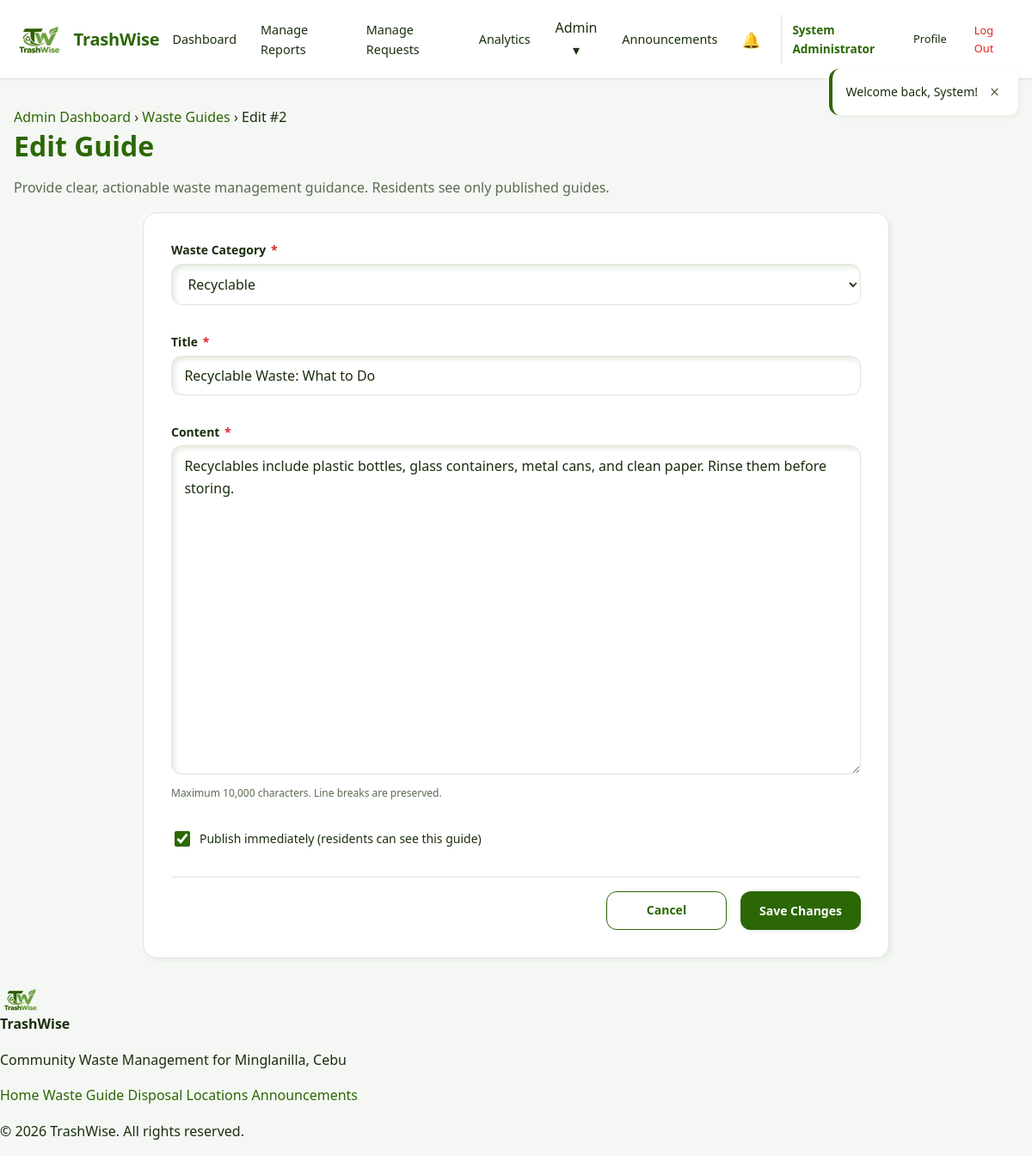
Page /modules/guides/edit-guide.php?id=2 (signed in) on the committed database.
### tables this page shows
CREATE TABLE waste_guides (
    guide_id     INT UNSIGNED NOT NULL AUTO_INCREMENT,
    category_id  INT UNSIGNED NOT NULL,
    created_by   INT UNSIGNED NOT NULL,
    title        VARCHAR(255) NOT NULL,
    content      TEXT         NOT NULL,
    is_published TINYINT(1)   NOT NULL DEFAULT 1,
    created_at   DATETIME     NOT NULL DEFAULT CURRENT_TIMESTAMP,
    updated_at   DATETIME     NOT NULL DEFAULT CURRENT_TIMESTAMP
                              ON UPDATE CURRENT_TIMESTAMP,
    PRIMARY KEY (guide_id),
    KEY idx_guides_category (category_id),
    KEY idx_guides_published (is_published),
    CONSTRAINT fk_guides_category
        FOREIGN KEY (category_id) REFERENCES waste_categories(category_id)
        ON DELETE RESTRICT ON UPDATE CASCADE,
    CONSTRAINT fk_guides_user
        FOREIGN KEY (created_by) REFERENCES users(user_id)
        ON DELETE RESTRICT ON UPDATE CASCADE
);

CREATE TABLE waste_categories (
    category_id   INT UNSIGNED NOT NULL AUTO_INCREMENT,
    category_name VARCHAR(100) NOT NULL,
    description   TEXT         DEFAULT NULL,
    color_code    VARCHAR(20)  DEFAULT NULL,
    PRIMARY KEY (category_id),
    UNIQUE KEY uq_category_name (category_name)
);

### includes/functions.php (called while the page is built, shortened)
<?php
require_once __DIR__ . '/../config/database.php';
function e($value): string
{
    return htmlspecialchars((string) $value, ENT_QUOTES | ENT_SUBSTITUTE, 'UTF-8');
}
function input_int(string $key, string $method = 'POST', int $default = 0): int
{
    $source = $method === 'GET' ? $_GET : $_POST;
    return isset($source[$key]) ? (int) $source[$key] : $default;
}
function get_waste_categories(): array
{
    return db_all("
        SELECT category_id, category_name, description, color_code
          FROM waste_categories
         ORDER BY category_id ASC
    ");
}

### config/database.php (called while the page is built, shortened)
<?php
function db(): PDO
{
    static $pdo = null;
    if ($pdo instanceof PDO) {
        return $pdo;
    }
    $dsn = sprintf(
        'mysql:host=%s;dbname=%s;charset=%s',
        DB_HOST,
        DB_NAME,
        DB_CHARSET
    );
    $options = [
        PDO::ATTR_ERRMODE            => PDO::ERRMODE_EXCEPTION,
        PDO::ATTR_DEFAULT_FETCH_MODE => PDO::FETCH_ASSOC,
        PDO::ATTR_EMULATE_PREPARES   => false,
        PDO::ATTR_PERSISTENT         => false,
        PDO::ATTR_STRINGIFY_FETCHES  => false,
    ];
    try {
        $pdo = new PDO($dsn, DB_USER, DB_PASS, $options);
    } catch (PDOException $e) {
        error_log('[TrashWise DB] ' . $e->getMessage());
        if (!headers_sent()) {
            http_response_code(500);
        }
        if (APP_DEBUG) {
            exit('Database connection failed: ' . htmlspecialchars($e->getMessage(), ENT_QUOTES, 'UTF-8'));
        }
        exit('A database error occurred. Please try again later.');
    }
    return $pdo;
}
function db_query(string $sql, array $params = []): PDOStatement
{
    $stmt = db()->prepare($sql);
    $stmt->execute($params);
    return $stmt;
}
function db_one(string $sql, array $params = []): ?array
{
    $row = db_query($sql, $params)->fetch();
    return $row === false ? null : $row;
}
function db_all(string $sql, array $params = []): array
{
    return db_query($sql, $params)->fetchAll();
}

### modules/guides/edit-guide.php (the view, shortened to what this page needs)
<?php
require_once __DIR__ . '/../../config/database.php';
require_once __DIR__ . '/../../includes/functions.php';
$editId = input_int('id', 'GET');
$isEdit = $editId > 0;
$guide = null;
if ($isEdit) {
    $guide = db_one("
        SELECT guide_id, category_id, created_by, title, content,
               is_published, created_at, updated_at
          FROM waste_guides
         WHERE guide_id = ?
         LIMIT 1
    ", [$editId]);
}
$categories = get_waste_categories();
$old = $_SESSION['old_edit_guide'] ?? [];
$val = function (string $key, $default = '') use ($old, $guide) {
    if (array_key_exists($key, $old)) return $old[$key];
    if ($guide !== null && isset($guide[$key])) return $guide[$key];
    return $default;
};
require_once __DIR__ . '/../../includes/header.php';
?>
<section class="container page-header">
    <nav class="breadcrumb" aria-label="Breadcrumb">
        <a href="<?= e(BASE_URL) ?>/modules/administration/dashboard.php">Admin Dashboard</a>
        <span aria-hidden="true">›</span>
        <a href="<?= e(BASE_URL) ?>/modules/guides/manage-guides.php">Waste Guides</a>
        <span aria-hidden="true">›</span>
        <span aria-current="page"><?= $isEdit ? 'Edit #' . (int) $editId : 'New Guide' ?></span>
    </nav>
    <h1 class="page-title">
        <?= $isEdit ? 'Edit Guide' : 'Create Waste Guide' ?>
    </h1>
    <p class="text-muted">
        Provide clear, actionable waste management guidance. Residents see only published guides.
    </p>
</section>
<section class="container edit-guide">
    <form action="<?= e(BASE_URL) ?>/actions/guides/save-guide.php"
          method="post" id="editGuideForm" novalidate>
        <div class="form-group">
            <label class="form-label" for="category_id">Waste Category <span class="required">*</span></label>
            <select class="form-select" id="category_id" name="category_id" required>
                <?php foreach ($categories as $c): ?>
                    <option value="<?= (int) $c['category_id'] ?>"
                        <?= ((int) $val('category_id')) === (int) $c['category_id'] ? 'selected' : '' ?>>
                        <?= e($c['category_name']) ?>
                    </option>
                <?php endforeach; ?>
            </select>
            <span class="form-error" data-error-for="category_id"></span>
        </div>
        <div class="form-group">
            <label class="form-label" for="title">Title <span class="required">*</span></label>
            <input type="text" class="form-control" id="title" name="title"
                   maxlength="255" required
                   placeholder="e.g. How to Handle Biodegradable Waste"
                   value="<?= e($val('title')) ?>">
            <span class="form-error" data-error-for="title"></span>
        </div>
        <div class="form-group">
            <label class="form-label" for="content">Content <span class="required">*</span></label>
            <textarea class="form-textarea" id="content" name="content"
                      rows="14" maxlength="10000" required
                      placeholder="Describe the proper handling of this type of waste."><?= e($val('content')) ?></textarea>
            <span class="form-hint">Maximum 10,000 characters. Line breaks are preserved.</span>
            <span class="form-error" data-error-for="content"></span>
        </div>
        <div class="form-group">
            <label class="checkbox-label">
                <input type="checkbox" name="is_published" value="1"
                       <?= ((int) $val('is_published', 1)) === 1 ? 'checked' : '' ?>>
                <span>Publish immediately (residents can see this guide)</span>
            </label>
        </div>
        <div class="form-actions">
            <a href="<?= e(BASE_URL) ?>/modules/guides/manage-guides.php"
               class="btn btn-outline">Cancel</a>
            <button type="submit" class="btn btn-primary" id="saveGuideBtn">
                <?= $isEdit ? 'Save Changes' : 'Create Guide' ?>
            </button>
        </div>
    </form>
</section>
<?php require_once __DIR__ . '/../../includes/footer.php'; ?>

### assets/css/global.css (style rules this page uses)
:root { --tw-primary: #2C6705; --tw-primary-hover: #245504; --tw-primary-light: #e8f0e3; --tw-secondary: #6BA24B; --tw-secondary-hover:#5a8f3e; --tw-secondary-light:#f0f6ec; --tw-white: #FFFFFF; --tw-bg: #f5f7f4; --tw-surface: #FFFFFF; --tw-border: #e0e5dc; --tw-text: #1a2e0f; --tw-text-muted: #5a6b52; --tw-text-light: #8a9a82; --tw-pending: #d97706; --tw-progress: #2563eb; --tw-verified: #2C6705; --tw-resolved: #2C6705; --tw-rejected: #dc2626; --tw-shadow-light: #ffffff; --tw-shadow-dark: rgba(44, 103, 5, 0.14); --tw-shadow-raised: 4px 4px 10px var(--tw-shadow-dark), -4px -4px 10px var(--tw-shadow-light); --tw-shadow-flat: 2px 2px 6px rgba(44, 103, 5, 0.08), -2px -2px 6px rgba(255, 255, 255, 0.9); --tw-shadow-inset: inset 3px 3px 6px var(--tw-shadow-dark), inset -3px -3px 6px var(--tw-shadow-light); --tw-radius-sm: 8px; --tw-radius-md: 12px; --tw-radius-lg: 16px; --tw-radius-full: 9999px; --tw-space-xs: 0.25rem; --tw-space-sm: 0.5rem; --tw-space-md: 1rem; --tw-space-lg: 1.5rem; --tw-space-xl: 2rem; --tw-space-2xl: 3rem; --tw-font: 'Segoe UI', system-ui, -apple-system, Roboto, Helvetica, Arial, sans-serif; --tw-text-xs: 0.75rem; --tw-text-sm: 0.875rem; --tw-text-base: 1rem; --tw-text-lg: 1.125rem; --tw-text-xl: 1.25rem; --tw-text-2xl: 1.5rem; --tw-text-3xl: 2rem; --tw-transition: 200ms ease; }
*, *::before, *::after { box-sizing: border-box; }
html { scroll-behavior: smooth; }
body { margin: 0; font-family: var(--tw-font); font-size: var(--tw-text-base); line-height: 1.6; color: var(--tw-text); background-color: var(--tw-bg); -webkit-font-smoothing: antialiased; }
a { color: var(--tw-primary); text-decoration: none; transition: color var(--tw-transition); }
button { font-family: inherit; cursor: pointer; }
.container { width: 100%; max-width: 1200px; margin: 0 auto; padding: 0 var(--tw-space-md); }
h1, h2, h3, h4 { color: var(--tw-primary); font-weight: 600; line-height: 1.25; margin: 0 0 var(--tw-space-sm); }
h1 { font-size: var(--tw-text-3xl); }
.btn { display: inline-flex; align-items: center; justify-content: center; gap: var(--tw-space-xs); padding: 0.65rem 1.25rem; font-size: var(--tw-text-sm); font-weight: 600; border-radius: var(--tw-radius-md); border: 1px solid transparent; text-decoration: none; transition: all var(--tw-transition); white-space: nowrap; cursor: pointer; background: var(--tw-surface); color: var(--tw-text); }
.btn-primary { background-color: var(--tw-primary); color: var(--tw-white); box-shadow: var(--tw-shadow-flat); }
.btn-outline { background-color: transparent; border-color: var(--tw-primary); color: var(--tw-primary); }
.form-group { margin-bottom: var(--tw-space-md); }
.form-label { display: block; font-weight: 600; margin-bottom: var(--tw-space-xs); color: var(--tw-text); font-size: var(--tw-text-sm); }
.form-label .required { color: var(--tw-rejected); margin-left: 2px; }
.form-control, .form-select, .form-textarea { width: 100%; padding: 0.7rem 0.9rem; font-size: var(--tw-text-base); font-family: inherit; color: var(--tw-text); background-color: var(--tw-surface); border: 1px solid var(--tw-border); border-radius: var(--tw-radius-md); box-shadow: var(--tw-shadow-inset); transition: border-color var(--tw-transition), box-shadow var(--tw-transition); }
.form-textarea { min-height: 120px; resize: vertical; }
.form-error { color: var(--tw-rejected); font-size: var(--tw-text-xs); margin-top: var(--tw-space-xs); display: block; min-height: 1em; }
.form-hint { color: var(--tw-text-muted); font-size: var(--tw-text-xs); margin-top: var(--tw-space-xs); display: block; }
.text-muted { color: var(--tw-text-muted); }

### assets/css/edit-guide.css (style rules this page uses)
.edit-guide { max-width: 900px; }
.edit-guide form { background: var(--tw-white); padding: var(--tw-space-xl); border-radius: var(--tw-radius-lg); box-shadow: var(--tw-shadow-flat); border: 1px solid var(--tw-border); }
.form-textarea { min-height: 260px; font-family: inherit; line-height: 1.6; }
.checkbox-label { display: flex; align-items: center; gap: 0.5rem; font-size: var(--tw-text-sm); color: var(--tw-text); cursor: pointer; }
.checkbox-label input[type="checkbox"] { width: 18px; height: 18px; accent-color: var(--tw-primary); }
.form-actions { display: flex; justify-content: flex-end; gap: var(--tw-space-md); margin-top: var(--tw-space-xl); padding-top: var(--tw-space-md); border-top: 1px solid var(--tw-border); }
.form-actions .btn { min-width: 140px; }

### rows in the picture
waste_guides: category_id "Recyclable", title "Recyclable Waste: What to Do", content "Recyclables include plastic bottles, glass containers, metal cans, and clean paper. Rinse them before storing.", is_published "☑"

### other values in the picture
current_user_name() "System Administrator"
$flash['message'] "Welcome back, System!"
$editId "2"
